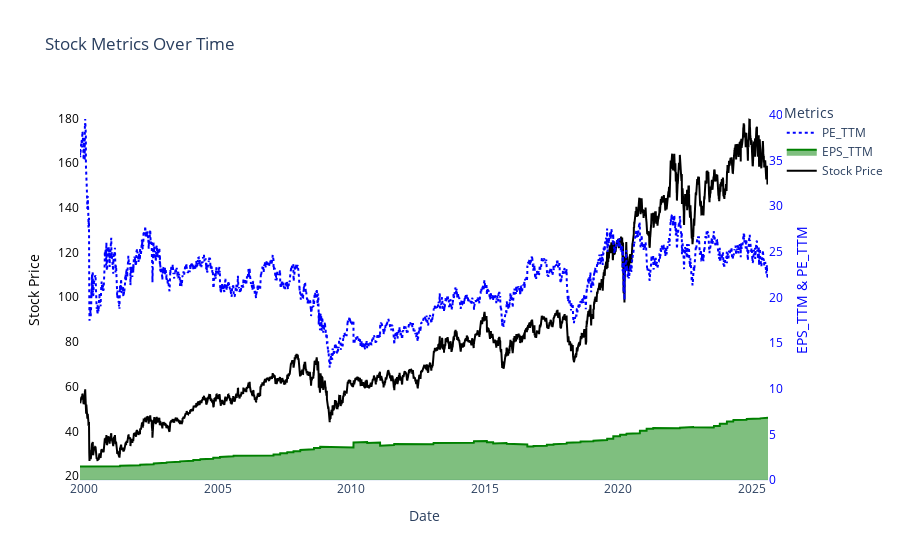

Source (notebook cell):
### Code cell
import plotly.graph_objects as go


# Create the figure
fig = go.Figure()

# Add stock_price on primary y-axis (left)
fig.add_trace(go.Scatter(
    x=stock_consolidate_df.index,
    y=stock_consolidate_df["stock_price"],
    mode='lines',
    line=dict(color='black'),
    name='Stock Price',
    yaxis="y1"
))

# Add EPS_TTM on secondary y-axis (right)
fig.add_trace(go.Scatter(
    x=stock_consolidate_df.index,
    y=stock_consolidate_df["EPS_TTM"],
    mode='lines',
    fill='tonexty',  # Shadow effect
    line=dict(color='green'),
    name='EPS_TTM',
    yaxis="y2"
))

# Add PE_TTM on secondary y-axis (right)
fig.add_trace(go.Scatter(
    x=stock_consolidate_df.index,
    y=stock_consolidate_df["PE_TTM"],
    mode='lines',
    line=dict(color='blue', dash='dot'),
    name='PE_TTM',
    yaxis="y2"
))

# Update layout to remove grid and configure dual y-axes
fig.update_layout(
    title="Stock Metrics Over Time",
    xaxis=dict(title="Date", showgrid=False),
    yaxis=dict(
        title="Stock Price",
        showgrid=False,
        titlefont=dict(color="black"),
        tickfont=dict(color="black")
    ),
    yaxis2=dict(
        title="EPS_TTM & PE_TTM",
        overlaying="y",  # Overlay with y1
        side="right",
        showgrid=False,
        titlefont=dict(color="blue"),
        tickfont=dict(color="blue")
    ),
    legend_title="Metrics",
    template="plotly_white",
    plot_bgcolor='white'  # Background color
)

# Show the plot
fig.show()

### Figure 1 — Plotly figure (JSON) as saved in the notebook; plotly's stock layout.template omitted (floating-point values rounded to 4 significant figures; data arrays with more than 128 entries replaced by an {"elided": "..."} marker saying what was removed)
{"data": [{"line": {"color": "black"}, "mode": "lines", "name": "Stock Price", "type": "scatter", "x": {"elided": "6482 str values"}, "y": {"elided": "6482 float values"}, "yaxis": "y"}, {"fill": "tonexty", "line": {"color": "green"}, "mode": "lines", "name": "EPS_TTM", "type": "scatter", "x": {"elided": "6482 str values"}, "y": {"elided": "6482 float values"}, "yaxis": "y2"}, {"line": {"color": "blue", "dash": "dot"}, "mode": "lines", "name": "PE_TTM", "type": "scatter", "x": {"elided": "6482 str values"}, "y": {"elided": "6482 float values"}, "yaxis": "y2"}], "layout": {"legend": {"title": {"text": "Metrics"}}, "plot_bgcolor": "white", "title": {"text": "Stock Metrics Over Time"}, "xaxis": {"showgrid": false, "title": {"text": "Date"}}, "yaxis": {"showgrid": false, "tickfont": {"color": "black"}, "title": {"font": {"color": "black"}, "text": "Stock Price"}}, "yaxis2": {"overlaying": "y", "showgrid": false, "side": "right", "tickfont": {"color": "blue"}, "title": {"font": {"color": "blue"}, "text": "EPS_TTM & PE_TTM"}}}}
